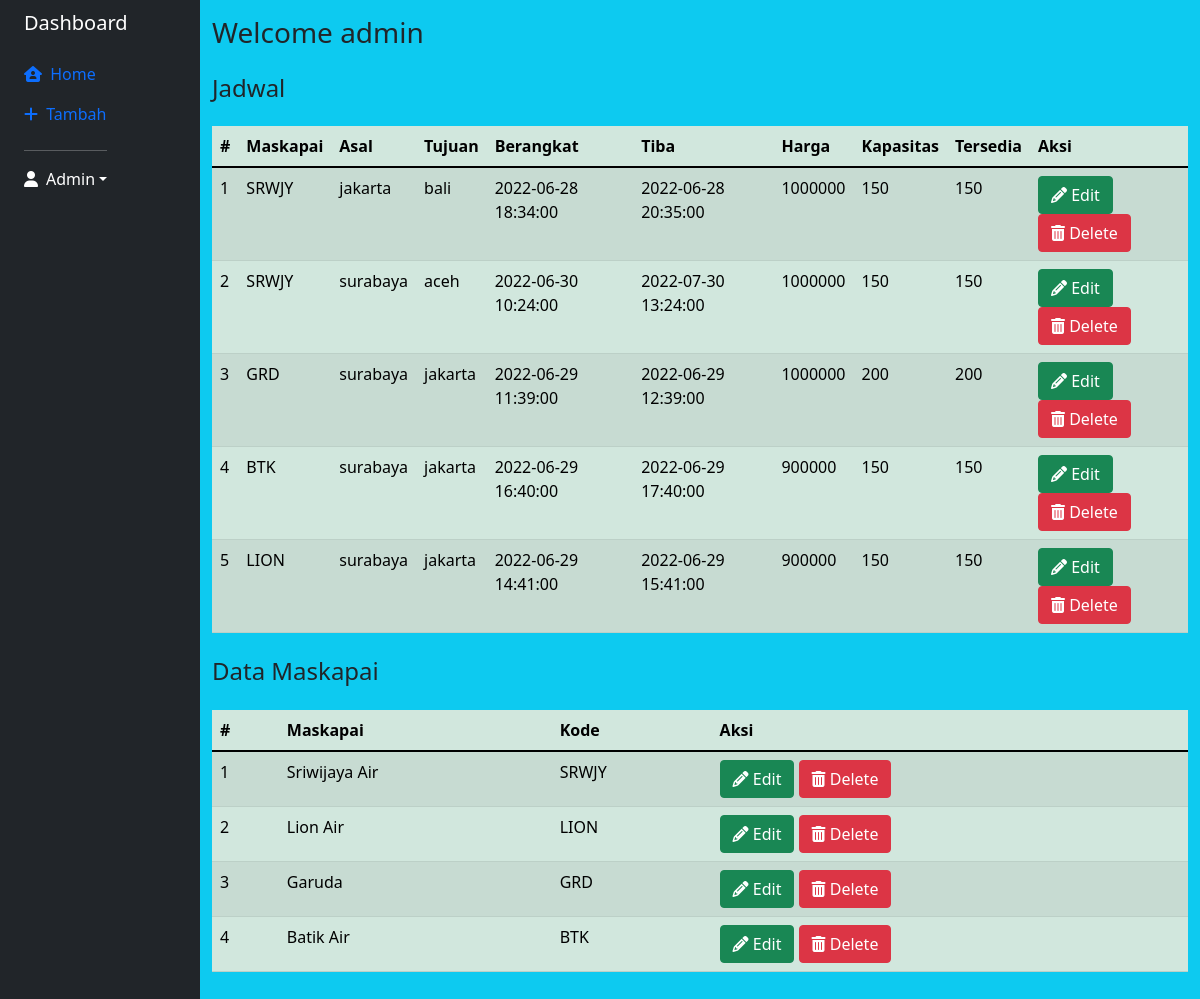
The page /dashboard.php (signed in) on the database as committed earlier.
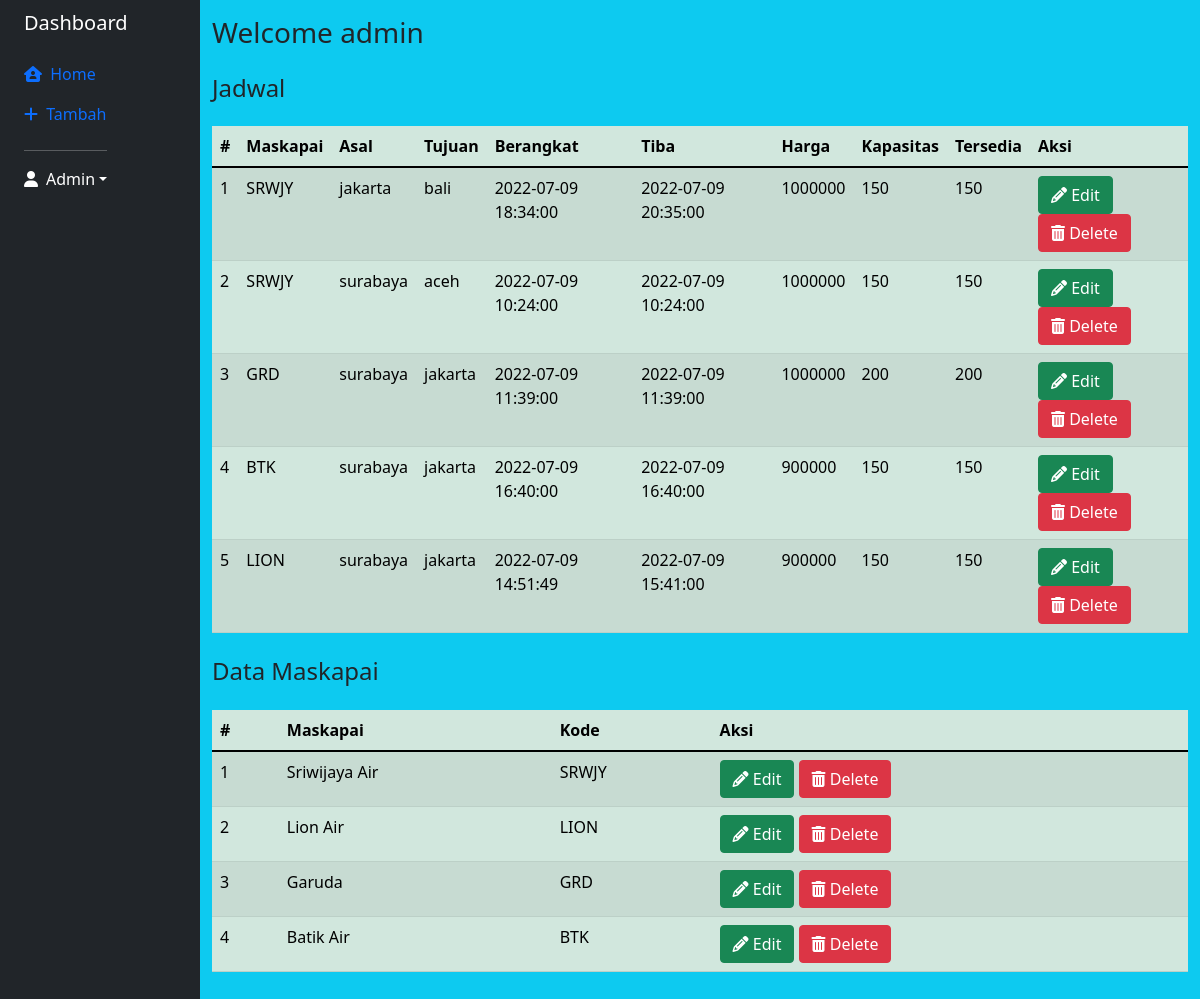
The same page on the database as committed later.
### tables this page shows
CREATE TABLE `jadwal` (
  `id` int(5) NOT NULL,
  `maskapai` int(5) NOT NULL,
  `asal` varchar(255) NOT NULL,
  `tujuan` varchar(255) NOT NULL,
  `berangkat` datetime NOT NULL,
  `tiba` datetime NOT NULL,
  `harga` int(25) NOT NULL,
  `kapasitas` int(11) NOT NULL,
  `tersedia` int(11) NOT NULL
);

CREATE TABLE `maskapai` (
  `id` int(5) NOT NULL,
  `nama` varchar(255) NOT NULL,
  `kode` varchar(5) NOT NULL
);

### dashboard.php (the view, shortened to what this page needs)
<?php
include 'config.php';
?>
<!DOCTYPE html>
<html lang="en">
<head>
    <link href="https://cdn.jsdelivr.net/npm/bootstrap@5.1.3/dist/css/bootstrap.min.css" rel="stylesheet">
    <link rel="stylesheet" href="https://cdnjs.cloudflare.com/ajax/libs/font-awesome/6.1.1/css/all.min.css" />
</head>
<body class="bg-info">
<div class="container-fluid bg-dark">
    <div class="row flex-nowrap">
        <div class="col-auto col-md-3 col-xl-2 px-sm-2 px-0 bg-dark">
            <div class="d-flex flex-column align-items-center align-items-sm-start px-3 pt-2 text-white min-vh-100">
                <a href="#" class="d-flex align-items-center pb-3 mb-md-0 me-md-auto text-white text-decoration-none bg-dark">
                    <span class="fs-5 d-none d-sm-inline">Dashboard</span>
                </a>
                <ul class="nav nav-pills flex-column mb-sm-auto mb-0 align-items-center align-items-sm-start" id="menu">
                    <li>
                        <a href="#" class="nav-link px-0 align-middle">
                        <i class="fa-solid fa-house-user"></i> <span class="ms-1 d-none d-sm-inline">Home</span> </a>
                    </li>
                    <li>
                        <a href="#submenu1" data-bs-toggle="collapse" class="nav-link px-0 align-middle">
                        <i class="fa-solid fa-plus"></i> <span class="ms-1 d-none d-sm-inline">Tambah</span> </a>
                    </li>
                    <li>
                        <hr>
                        <a href="#" class="d-flex align-items-center text-white text-decoration-none dropdown-toggle" id="dropdownUser1" data-bs-toggle="dropdown" aria-expanded="false">
                            <i class="fa-solid fa-user"></i><span class="ms-2 d-none d-sm-inline">Admin</span>
                        </a>
                    </li>
                </ul>
            </div>
        </div>
        <div class="col py-3 bg-info">
            <h3 class="mb-4">Welcome <?php echo $_SESSION['username'];?> </h3>
            <h4 class="mb-4">Jadwal</h4>
                <div class="table-responsive">
                    <table class="table table-success table-striped mb-4">
                        <thead>
                            <tr>
                                <th scope="col">#</th>
                                <th scope="col">Maskapai</th>
                                <th scope="col">Asal</th>
                                <th scope="col">Tujuan</th>
                                <th scope="col">Berangkat</th>
                                <th scope="col">Tiba</th>
                                <th scope="col">Harga</th>
                                <th scope="col">Kapasitas</th>
                                <th scope="col">Tersedia</th>
                                <th scope="col">Aksi</th>
                            </tr>
                        </thead>
                        <tbody>
                        <?php
                            $query = "SELECT * FROM jadwal";
                            $result = $conn->query($query);
                            $i = 1;
                            while($row = mysqli_fetch_array($result)){
                                $maskapai = $row['maskapai'];
                                echo "<tr>";
                                echo "<td>$i </td>";
                                $sql = "SELECT kode FROM maskapai WHERE id = $maskapai";
                                $hasil = mysqli_fetch_assoc($conn->query($sql));
                                foreach($hasil as $hsl){
                                    echo "<td>".$hsl."</td>";
                                }
                                $id = $row['id'];
                                echo "<td>".$row['asal']."</td>";
                                echo "<td>".$row['tujuan']."</td>";
                                echo "<td>".$row['berangkat']."</td>";
                                echo "<td>".$row['tiba']."</td>";
                                echo "<td>".$row['harga']."</td>";
                                echo "<td>".$row['kapasitas']."</td>";
                                echo "<td>".$row['tersedia']."</td>";
                                echo "<td><a class='btn btn-success' href='edit-jadwal.php?id=$id'><span class='fa-solid fa-pencil'></span> Edit</a> <a class='btn btn-danger' href='hapus-jadwal.php?id=$id'><span class='fa-solid fa-trash-can'></span> Delete</a></td>";
                                echo "</tr>";
                                $i++;
                            }
                        ?>
                        </tbody>
                    </table>
                </div>
                <h4 class="mb-4">Data Maskapai</h4>
                <div class="table-responsive">
                    <table class="table table-success table-striped">
                        <thead>
                            <tr>
                                <th scope="col">#</th>
                                <th scope="col">Maskapai</th>
                                <th scope="col">Kode</th>
                                <th scope="col">Aksi</th>
                            </tr>
                        </thead>
                        <tbody>
                        <?php
                            $query2 = "SELECT * FROM maskapai";
                            $result2 = $conn->query($query2);
                            $i = 1;
                            while($row2 = mysqli_fetch_array($result2)){
                                $id = $row2['id'];
                                echo "<tr>";
                                echo "<td>$i </td>";
                                echo "<td>".$row2['nama']."</td>";
                                echo "<td>".$row2['kode']."</td>";
                                echo "<td><a class='btn btn-success' href='edit-maskapai.php?id=$id'><span class='fa-solid fa-pencil'></span> Edit</a> <a class='btn btn-danger' href='hapus-maskapai.php?id=$id'><span class='fa-solid fa-trash-can'></span> Delete</a></td>";
                                echo "</tr>";
                                $i++;
                            }
                        ?>
                        </tbody>
                    </table>
                </div>
            </div>
        </div>
    </div>
</body>
</html>

Rows that differ between the two databases and show on the page:
changed jadwal "bali": berangkat "2022-06-28 18:34:00" → "2022-07-09 18:34:00"; tiba "2022-06-28 20:35:00" → "2022-07-09 20:35:00"
changed jadwal "aceh": berangkat "2022-06-30 10:24:00" → "2022-07-09 10:24:00"; tiba "2022-07-30 13:24:00" → "2022-07-09 10:24:00"
changed jadwal (number 3 of 5 on the later page): berangkat "2022-06-29 11:39:00" → "2022-07-09 11:39:00"; tiba "2022-06-29 12:39:00" → "2022-07-09 11:39:00"
changed jadwal (number 4 of 5 on the later page): berangkat "2022-06-29 16:40:00" → "2022-07-09 16:40:00"; tiba "2022-06-29 17:40:00" → "2022-07-09 16:40:00"
changed jadwal (number 5 of 5 on the later page): berangkat "2022-06-29 14:41:00" → "2022-07-09 14:51:49"; tiba "2022-06-29 15:41:00" → "2022-07-09 15:41:00"
